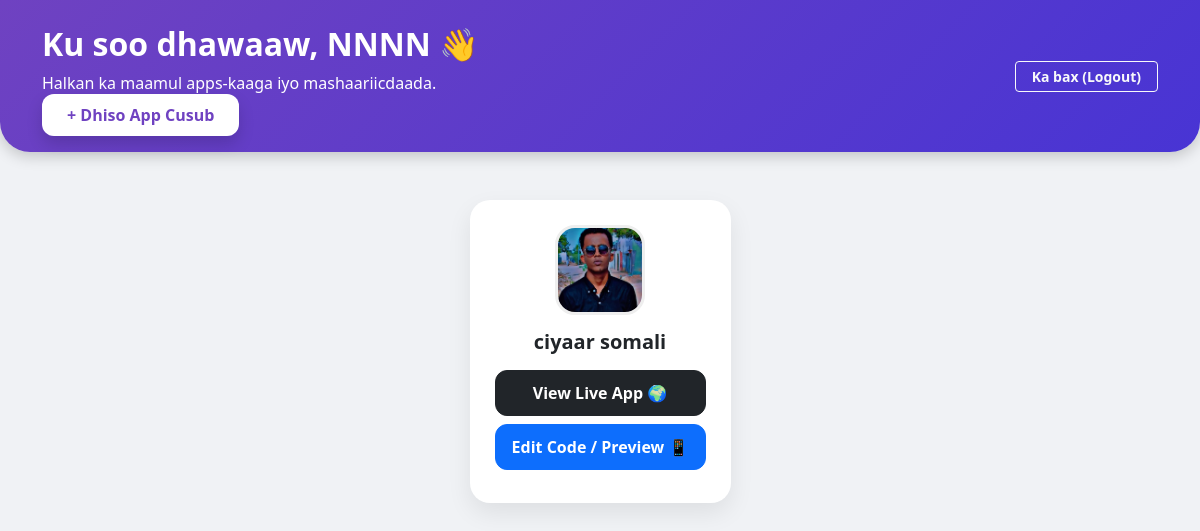
The page /dashboard/ (signed in) on the database its author committed.
### core/models.py (models this page shows, shortened)
class App(models.Model):
    owner = models.ForeignKey(User, on_delete=models.CASCADE)
    name = models.CharField(max_length=200)
    slug = models.SlugField(unique=True, blank=True, null=True)
    icon = models.ImageField(upload_to='app_icons/', null=True, blank=True)
    image_url = models.URLField(max_length=500, null=True, blank=True)
    download_link = models.URLField(null=True, blank=True)
    html_code = models.TextField(default="<h1>Ku soo dhawaaw App-kayga</h1>", blank=True, null=True)
    css_code = models.TextField(default="body { background-color: white; text-align: center; font-family: sans-serif; }", blank=True, null=True)
    js_code = models.TextField(default="console.log('App-ka waa diyaar!');", blank=True, null=True)
    created_at = models.DateTimeField(auto_now_add=True)

### core/views.py (the view)
# urls.py: path('dashboard/', views.dashboard, name='dashboard'),
@login_required
def dashboard(request):
    apps = App.objects.filter(owner=request.user).order_by('-created_at')
    return render(request, 'core/dashboard.html', {'apps': apps})

### core/templates/core/dashboard.html (shortened to what this page needs)
<!DOCTYPE html>
<html lang="so">
<head>
    <link href="https://cdn.jsdelivr.net/npm/bootstrap@5.3.0/dist/css/bootstrap.min.css" rel="stylesheet">
</head>
<body>
    <div class="header-bar mb-5">
        <div class="container d-flex justify-content-between align-items-center">
            <div>
                <h2 class="fw-bold">Ku soo dhawaaw, {{ request.user.username }} 👋</h2>
                <p class="mb-2">Halkan ka maamul apps-kaaga iyo mashaariicdaada.</p>
                <a href="{% url 'create_app' %}" class="btn-create shadow">+ Dhiso App Cusub</a>
            </div>
            <a href="{% url 'logout' %}" class="btn btn-outline-light btn-sm fw-bold px-3">Ka bax (Logout)</a>
        </div>
    </div>
    <div class="container">
        <div class="row g-4 justify-content-center">
            {% for app in apps %}
                <div class="col-md-4 col-lg-3">
                    <div class="app-card">
                        {% if app.image_url %}
                            <img src="{{ app.image_url }}" alt="{{ app.name }}">
                        {% elif app.icon %}
                            <img src="{{ app.icon.url }}" alt="{{ app.name }}">
                        {% else %}
                            <img src="https://via.placeholder.com/90" alt="No Icon">
                        {% endif %}
                        <h3 class="fw-bold h5 mb-3">{{ app.name }}</h3>
                        <div class="d-grid">
                            <a href="{% url 'app_detail' app.slug %}" class="btn btn-dark btn-custom" target="_blank">
                                View Live App 🌍
                            </a>
                            <a href="{% url 'edit_code' app.id %}" class="btn btn-primary btn-custom">
                                Edit Code / Preview 📱
                            </a>
                        </div>
                    </div>
                </div>
            {% endfor %}
        </div>
    </div>
</body>
</html>

### core/templates/core/dashboard.html (style rules this page uses)
body { background: #f0f2f5; font-family: 'Segoe UI', sans-serif; margin: 0; padding: 0; }
.header-bar { background: linear-gradient(135deg, #6f42c1, #4834d4); color: white; padding: 25px; border-bottom-left-radius: 30px; border-bottom-right-radius: 30px; box-shadow: 0 4px 15px rgba(0,0,0,0.2); }
.app-card { background: white; border-radius: 20px; padding: 25px; text-align: center; border: none; box-shadow: 0 10px 25px rgba(0,0,0,0.08); transition: 0.3s; height: 100%; }
.app-card img { width: 90px; height: 90px; border-radius: 20px; object-fit: cover; margin-bottom: 15px; border: 3px solid #eee; }
.btn-custom { border-radius: 12px; font-weight: 600; padding: 10px; margin-bottom: 8px; width: 100%; transition: 0.3s; }
.btn-create { background: white; color: #6f42c1; border-radius: 12px; padding: 10px 25px; text-decoration: none; font-weight: bold; }

### rows shown on the page
App: icon (picture), name "ciyaar somali"

### other values the page prints
{{ request.user.username }} "NNNN"
